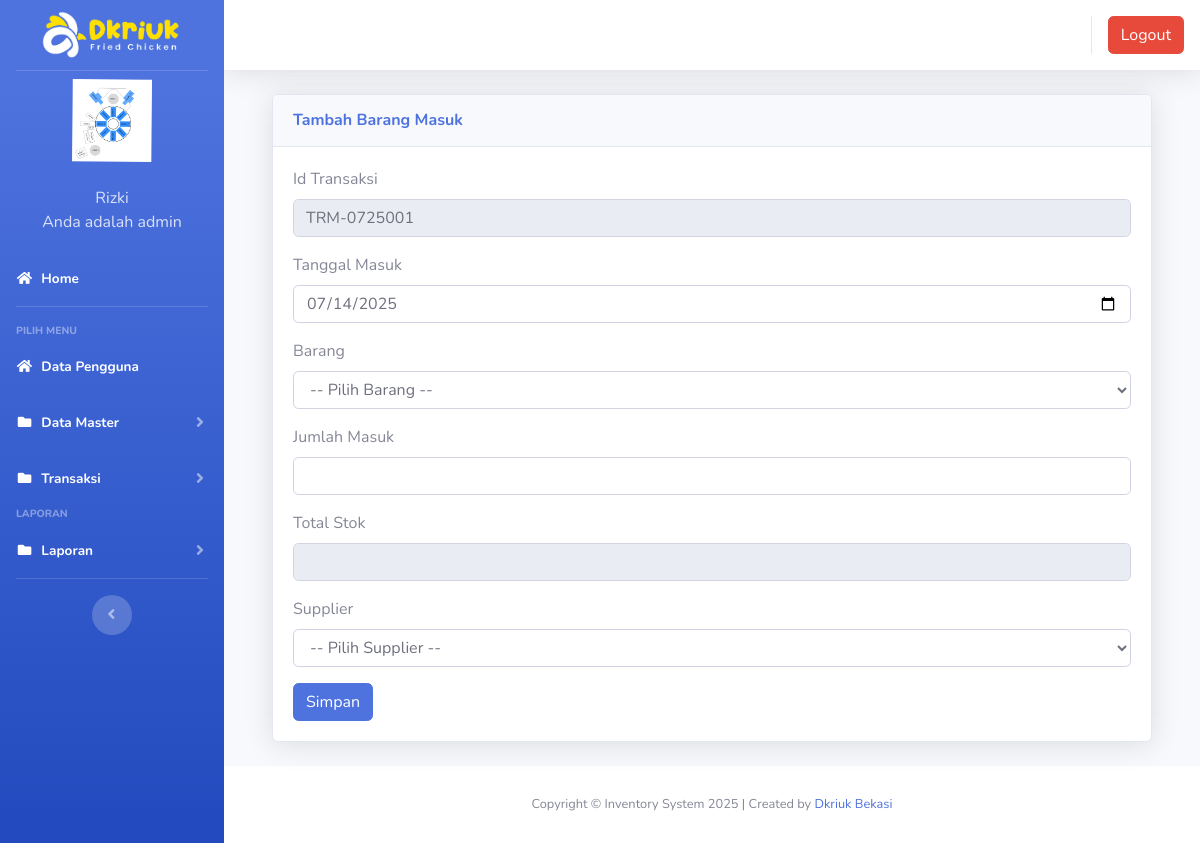
/index3.php?page=barangmasuk&aksi=tambahbarangmasuk (signed in), run on the app's committed database.
### tables this page shows
CREATE TABLE IF NOT EXISTS `users` (
  `id` int(11) NOT NULL AUTO_INCREMENT,
  `nik` varchar(10) NOT NULL,
  `nama` varchar(100) NOT NULL,
  `alamat` varchar(200) NOT NULL,
  `telepon` varchar(100) NOT NULL,
  `username` varchar(100) NOT NULL,
  `password` varchar(100) NOT NULL,
  `level` varchar(25) NOT NULL DEFAULT 'member',
  `foto` varchar(255) NOT NULL,
  PRIMARY KEY (`id`)
);

### page/barangmasuk/tambahbarangmasuk.php (the view, shortened to what this page needs)
<?php
$koneksi = new mysqli("localhost","pora5278_fahmi","Au1b839@@","pora5278_inventrizki");
$no = mysqli_query($koneksi, "select id_transaksi from barang_masuk order by id_transaksi desc limit 1");
$idtran = mysqli_fetch_array($no);
$bulan = date("m");
$tahun = date("y");
if ($idtran && $idtran['id_transaksi']) {
    $kode = $idtran['id_transaksi'];
    $urut = (int)substr($kode, 8, 3);
    $tambah = $urut + 1;
} else {
    $tambah = 1;
}
if(strlen($tambah) == 1){
    $format = "TRM-".$bulan.$tahun."00".$tambah;
} else if(strlen($tambah) == 2){
    $format = "TRM-".$bulan.$tahun."0".$tambah;
} else{
    $format = "TRM-".$bulan.$tahun.$tambah;
}
$tanggal_masuk = date("Y-m-d");
?>
<div class="container-fluid">
  <div class="card shadow mb-4">
    <div class="card-header py-3">
      <h6 class="m-0 font-weight-bold text-primary">Tambah Barang Masuk</h6>
    </div>
    <div class="card-body">
      <div class="table-responsive">
        <div class="body">
          <form method="POST" enctype="multipart/form-data">
            <label for="">Id Transaksi</label>
            <div class="form-group">
              <div class="form-line">
                <input type="text" name="id_transaksi" class="form-control" id="id_transaksi" value="<?php echo $format; ?>" readonly />
              </div>
            </div>
            <label for="">Tanggal Masuk</label>
            <div class="form-group">
              <div class="form-line">
                <input type="date" name="tanggal_masuk" class="form-control" id="tanggal_masuk" value="<?php echo $tanggal_masuk; ?>" required />
              </div>
            </div>
            <label for="">Barang</label>
            <div class="form-group">
              <div class="form-line">
                <select name="barang" id="cmb_barang" class="form-control" required>
                  <option value="">-- Pilih Barang  --</option>
                </select>
              </div>
            </div>
            <label for="">Jumlah Masuk</label>
            <div class="form-group">
              <div class="form-line">
                <input type="number" name="jumlahmasuk" id="jumlahmasuk" onkeyup="sum()" class="form-control" required min="1" />
              </div>
            </div>
            <label for="jumlah">Total Stok</label>
            <div class="form-group">
              <div class="form-line">
                <input readonly="readonly" name="jumlah" id="jumlah" type="number" class="form-control">
              </div>
            </div>
            <label for="">Supplier</label>
            <div class="form-group">
              <div class="form-line">
                <select name="pengirim" class="form-control" required>
                  <option value="">-- Pilih Supplier  --</option>
                </select>
              </div>
            </div>
            <input type="submit" name="simpan" value="Simpan" class="btn btn-primary">
          </form>
        </div>
      </div>
    </div>
  </div>
</div>

### index3.php (shortened to what this page needs)
<?php
	$koneksi = new mysqli("localhost","pora5278_fahmi","Au1b839@@","pora5278_inventrizki");
	?>
<!DOCTYPE html>
<html lang="en">
<head>
  <link href="vendor/fontawesome-free/css/all.min.css" rel="stylesheet" type="text/css">
  <link href="css/sb-admin-2.min.css" rel="stylesheet">
  <link href="vendor/datatables/dataTables.bootstrap4.min.css" rel="stylesheet">
</head>
<body id="page-top">
  <div id="wrapper">
    <ul class="navbar-nav bg-gradient-primary sidebar sidebar-dark accordion" id="accordionSidebar">
      <a class="sidebar-brand d-flex align-items-center justify-content-center" href="index3.php">
        <div class="sidebar-brand-text mx-2">
          <img src="img/logodkriuk.png" alt="Logo Image" width="150px"/>
        </div>
      </a>
 <?php
   if ($_SESSION['admin']) {
	   $user = $_SESSION['admin'];
   }
   $sql =$koneksi->query("select * from users where id='$user'");
   $data = $sql->fetch_assoc();
   ?>
    <li class="d-flex align-items-center justify-content-center">
        <a class="nav-link">
		 <img src="img/<?php echo $data['foto']?>" class="img-circle" width="80" alt="User"/></a>
	  </li>
		 <li class="nav-item ">
        <a class="nav-link">
         	<div class="d-flex align-items-center justify-content-center" class="name">  <?php echo  $data['nama'];?></div></font>
			<div class="d-flex align-items-center justify-content-center" class="email">Anda adalah <?php echo $data['level'];?></div>
		 </a>
      </li>
      <li class="nav-item active">
        <a class="nav-link" href="?page=home3">
          <i class="fas fa-fw fa-home"></i>
          <span>Home</span></a>
      </li>
      <hr class="sidebar-divider">
      <div class="sidebar-heading">
        Pilih Menu
      </div>
	    <li class="nav-item active">
        <a class="nav-link" href="?page=pengguna">
          <i class="fas fa-fw fa-home"></i>
          <span>Data Pengguna</span></a>
      </li>
	   <li class="nav-item active">
        <a class="nav-link collapsed" href="#" data-toggle="collapse" data-target="#collapseData" aria-expanded="true" aria-controls="collapseData">
          <i class="fas fa-fw fa-folder"></i>
          <span>Data Master</span>
        </a>
      </li>
	    <li class="nav-item active">
        <a class="nav-link collapsed" href="#" data-toggle="collapse" data-target="#collapsePages" aria-expanded="true" aria-controls="collapsePages">
          <i class="fas fa-fw fa-folder"></i>
          <span>Transaksi</span>
        </a>
      </li>
      <div class="sidebar-heading">
        Laporan
      </div>
	     <li class="nav-item active">
        <a class="nav-link collapsed" href="#" data-toggle="collapse" data-target="#collapseLaporan" aria-expanded="true" aria-controls="collapseLaporan">
          <i class="fas fa-fw fa-folder"></i>
          <span>Laporan</span>
        </a>
      </li>
      <hr class="sidebar-divider d-none d-md-block">
      <div class="text-center d-none d-md-inline">
        <button class="rounded-circle border-0" id="sidebarToggle"></button>
      </div>
    </ul>
    <div id="content-wrapper" class="d-flex flex-column">
      <div id="content">
        <nav class="navbar navbar-expand navbar-light bg-white topbar mb-4 static-top shadow">
          <ul class="navbar-nav ml-auto">
            <li class="nav-item dropdown no-arrow">
			 <div class="top-menu">
        <ul class="nav pull-right top-menu">
           <li><a onclick="return confirm('Apakah anda yakin akan logout?')" class="btn btn-danger" class="logout" href="logout.php">Logout</a></li>
        </ul>
      </div>
            </li>
          </ul>
        </nav>
        <div class="container-fluid">
		 <section class="content">
		      <?php
			   $page = $_GET['page'];
			   $aksi = $_GET['aksi'];
				   if ($page == "barangmasuk") {
				    if ($aksi == "tambahbarangmasuk") {
					   include "page/barangmasuk/tambahbarangmasuk.php";
				   }
			   }
			   ?>
    </section>
</div>
    </div>
      <footer class="sticky-footer bg-white" style="">
        <div class="container my-auto">
          <div class="copyright text-center my-auto">
            <span>Copyright  &copy; Inventory System 2025 | Created by <a href='https://dkriuk.com/' title='Drkiuk' target='_blank'>Dkriuk Bekasi</a>
            </span>
          </div>
        </div>
      </footer>
  </div>
  </div>
</body>
</html>

### data on the page
users: foto (picture), nama "Rizki", level "admin"
